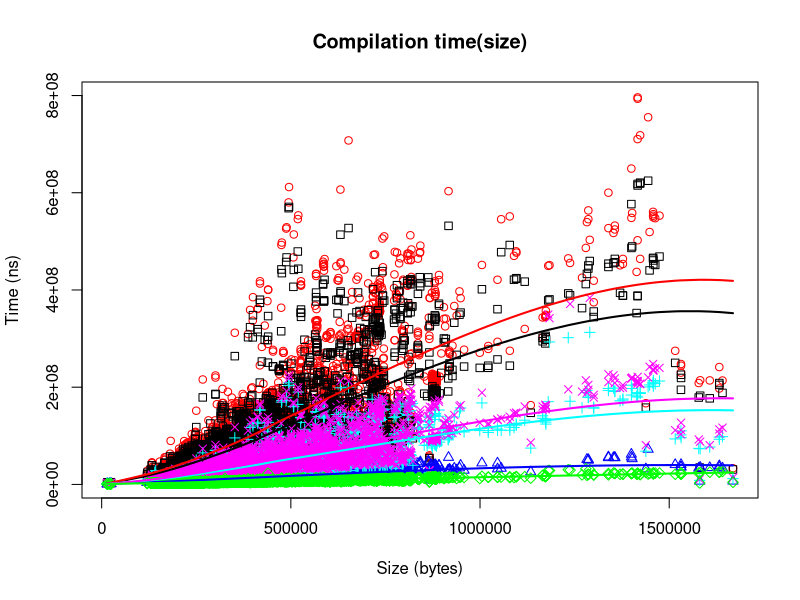

Recreate this plot in R.
data1 <- read.table("wasmer-cranelift-none.txt", header=FALSE)
data2 <- read.table("wasmer-cranelift-speed.txt", header=FALSE)
data3 <- read.table("wasmer-singlepass.txt", header=FALSE)
data4 <- read.table("wasmtime-cranelift-none.txt", header=FALSE)
data5 <- read.table("wasmtime-cranelift-speed.txt", header=FALSE)
data6 <- read.table("wasmtime-winch.txt", header=FALSE)

plot(data2$V2, data2$V3, xlab="Size (bytes)", ylab="Time (ns)", main="Compilation time(size)", col="red", pch=1)

points(data1$V2, data1$V3, col="black", pch=0)
points(data3$V2, data3$V3, col="blue", pch=2)
points(data4$V2, data4$V3, col="cyan", pch=3)
points(data5$V2, data5$V3, col="magenta", pch=4)
points(data6$V2, data6$V3, col="green", pch=5)

fit <- loess(V3 ~ V2, data = data1)
lines(sort(data1$V2), predict(fit, newdata = data.frame(V2=sort(data1$V2))), col="black", lwd=2)

fit <- loess(V3 ~ V2, data = data2)
lines(sort(data2$V2), predict(fit, newdata = data.frame(V2=sort(data2$V2))), col="red", lwd=2)

fit <- loess(V3 ~ V2, data = data3)
lines(sort(data3$V2), predict(fit, newdata = data.frame(V2=sort(data3$V2))), col="blue", lwd=2)

fit <- loess(V3 ~ V2, data = data4)
lines(sort(data4$V2), predict(fit, newdata = data.frame(V2=sort(data4$V2))), col="cyan", lwd=2)

fit <- loess(V3 ~ V2, data = data5)
lines(sort(data5$V2), predict(fit, newdata = data.frame(V2=sort(data5$V2))), col="magenta", lwd=2)

fit <- loess(V3 ~ V2, data = data6)
lines(sort(data6$V2), predict(fit, newdata = data.frame(V2=sort(data6$V2))), col="green", lwd=2)
